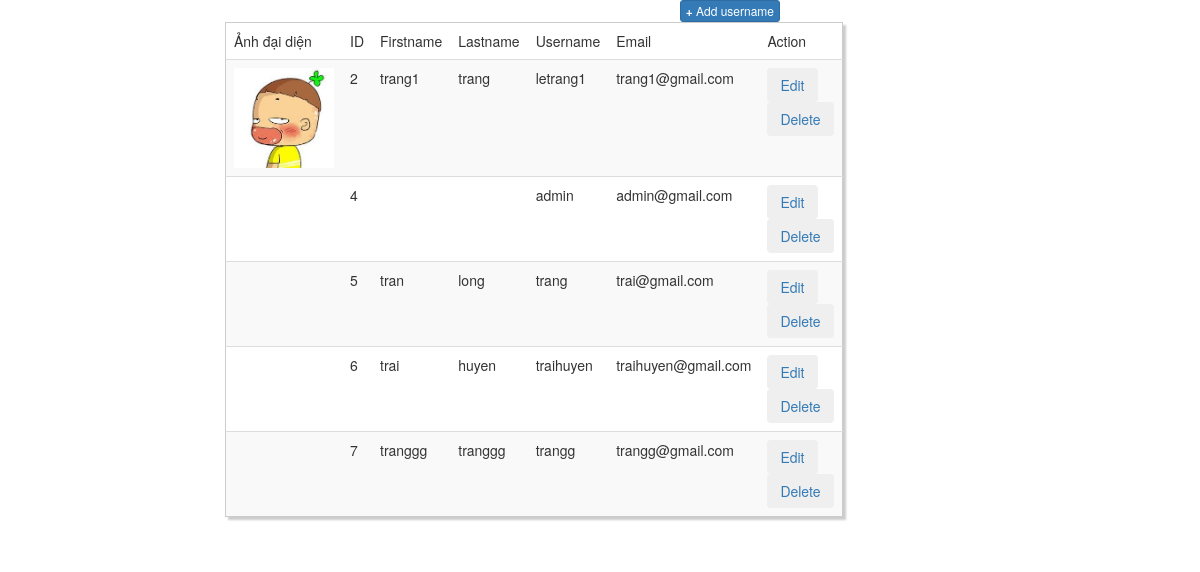
/BAITAP/users/ptable.php (signed in), run on the app's committed database.
### tables this page shows
CREATE TABLE `user` (
  `id` int(11) NOT NULL,
  `Avatar` varchar(50) NOT NULL,
  `firstname` varchar(50) NOT NULL,
  `lastname` varchar(50) NOT NULL,
  `username` varchar(50) NOT NULL,
  `email` varchar(50) NOT NULL,
  `password` varchar(50) NOT NULL,
  `admin` bit(1) NOT NULL
);

### BAITAP/users/ptable.php (the view, shortened to what this page needs)
<?php
        $dbserver ='localhost';
        $dbus ='root';
        $password='';
        $dbname ='login';
        $connect_mysql = mysqli_connect($dbserver, $dbus, $password,$dbname);
        $isAdmin = 0;
        if(isset($_COOKIE['Admin'])) {
            $isAdmin = $_COOKIE['Admin'];
        }
        if($isAdmin == 1){
            $sql ="SELECT * FROM`user`";
        }else{
            $sql ="SELECT * FROM`user` WHERE `email` = '" . $_COOKIE['email'] . "'";
        }
        $result = mysqli_query( $connect_mysql,$sql);
 ?>
<!DOCTYPE html>
<html lang="en">
<head>
    <link href="//netdna.bootstrapcdn.com/bootstrap/3.0.0/css/bootstrap.min.css" rel="stylesheet" id="bootstrap-css">
</head>
<body>
<div class="container-fluid">
    <div class="row col-md-6 col-md-offset-2 custyle">
<form  method="POST">
<table class="table table-striped custab">
        <thead>
       <a href="../registration/sigin.php" class="btn btn-primary btn-xs pull-right"><b>+</b> Add username</a>
            <tr>
                <td>Ảnh đại diện</td>
                <td>ID</td>
                <td>Firstname</td>
                <td>Lastname</td>
                <td>Username</td>
                <td>Email</td>
                <td>Action</td>
            </tr>
        </thead>
        <tbody>
            <?php while($rows = mysqli_fetch_array($result)){?>
            <tr>
                <td>
                <?php
                    if ($rows['Avatar']) {
                        echo "<img src=\"../uploads/".$rows['Avatar']."\" alt=\"\"width=\"100px\">";
                    }
                ?>
                </td>
                <td><?php echo $rows['id'];?></td>
                <td><?php echo $rows['firstname'];?></td>
                <td><?php echo $rows['lastname'];?></td>
                <td><?php echo $rows['username'];?></td>
                <td><?php echo $rows['email'];?></td>
                <?php
                echo "<td><button class=\"btn\"><a href=\"pupdate.php?id=".$rows['id']."\">Edit</a></button>";
                if($isAdmin == 1){
                echo    "<button class=\"btn\"><a href=\"pdelete.php?id=".$rows['id']."\">Delete</a></button>";
                }
                echo '</td>'
                ?>
            </tr>
            <?php } ?>
        </tbody>
    </table>
    </form>
 </div>
</div>
</body>
</html>

### BAITAP/users/ptable.php (style rules this page uses)
.custab { border: 1px solid #ccc; padding: 5px; margin: 5% 0; box-shadow: 3px 3px 2px #ccc; transition: 0.5s; }

### data on the page
user: Avatar (picture), id "2", firstname "trang1", lastname "trang", username "letrang1", email "trang1@gmail.com"
user: id "4", username "admin", email "admin@gmail.com"
user: id "5", firstname "tran", lastname "long", username "trang", email "trai@gmail.com"
user: id "6", firstname "trai", lastname "huyen", username "traihuyen", email "traihuyen@gmail.com"
user: id "7", firstname "tranggg", lastname "tranggg", username "trangg", email "trangg@gmail.com"
